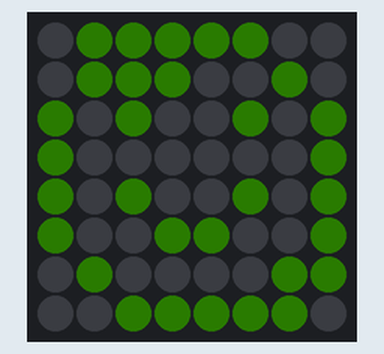
This sketch was run on a simulated ESP8266 (NodeMCU). Parts: 8×8 RGB LED matrix (first LED top left, wired row by row). Dim RGB values are drawn brighter than linear.

Above: at 0.1 s.

The sketch:

prueba_matriz.ino
```cpp
#include <Adafruit_GFX.h>
#include <Adafruit_NeoMatrix.h>
#include <Adafruit_NeoPixel.h>

#define PIN D2 // Pin de datos para la matriz

// Definir la matriz 8x8
Adafruit_NeoMatrix matrix = Adafruit_NeoMatrix(8, 8, PIN,
  NEO_MATRIX_TOP + NEO_MATRIX_LEFT + NEO_MATRIX_ROWS + NEO_MATRIX_ZIGZAG,
  NEO_GRB + NEO_KHZ800);

// Definir las matrices para las figuras
const uint8_t caritaFeliz[8][8] = {
  {0, 1, 1, 1, 1, 1, 0, 0},
  {0, 1, 1, 1, 0, 0, 1, 0},
  {1, 0, 1, 0, 0, 1, 0, 1},
  {1, 0, 0, 0, 0, 0, 0, 1},
  {1, 0, 1, 0, 0, 1, 0, 1},
  {1, 0, 0, 1, 1, 0, 0, 1},
  {0, 1, 0, 0, 0, 0, 1, 1},
  {0, 0, 1, 1, 1, 1, 1, 0}
};

void setup() {
  matrix.begin();
  matrix.setBrightness(10);
  matrix.fillScreen(0);
  matrix.show();
}

void loop() {
  dibujarFigura(caritaFeliz, matrix.Color(124, 165, 86)); // Amarillo
  delay(2000);
}

void dibujarFigura(const uint8_t figura[8][8], uint16_t color) {
  matrix.fillScreen(0);
  for (int y = 0; y < 8; y++) {
    for (int x = 0; x < 8; x++) {
      if (figura[y][x]) {
        matrix.drawPixel(x, y, color);
      }
    }
  }
  matrix.show();
}
```
